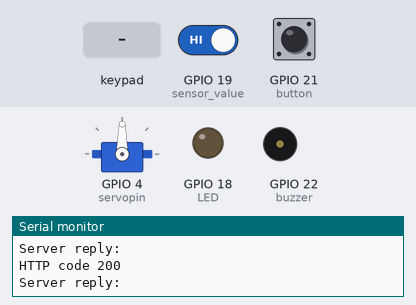
Bench run of a sketch on a simulated ESP32. On the bench: servo, output pins drawn as LEDs (lit = HIGH), buzzer (waves = sounding, pin HIGH), the last lines printed to the serial monitor. The inputs (shaded band) are chosen by the test bench; at power-on: GPIO 19 (sensor_value) HIGH, GPIO 21 (button) LOW. WiFi joins after 1.5 s; servers stay silent unless stated; uploads are accepted with an empty reply; web services answer with replies made up by the test bench.

Above: at 2.7 s.
2.8 s: keypad keys 2 5 8 0 # pressed 0.4 s apart
At 4.47 s:
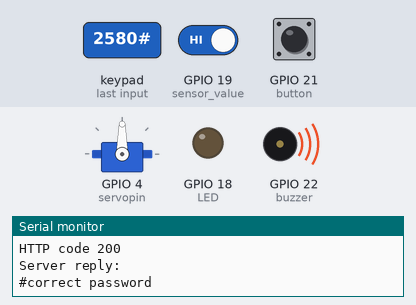
At 5.8 s:
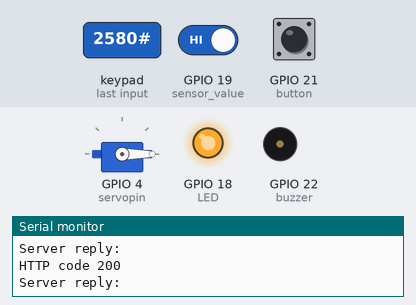
6.3 s: keypad keys 2 5 8 0 # # pressed 0.4 s apart
At 7.98 s:
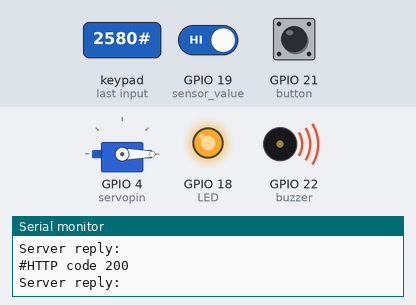
10.2 s: key 'A' pressed
11.7 s: key 'B' pressed
13.2 s: key 'C' pressed
14.7 s: keypad keys 2 5 8 0 # * pressed 0.4 s apart
At 16.2 s:
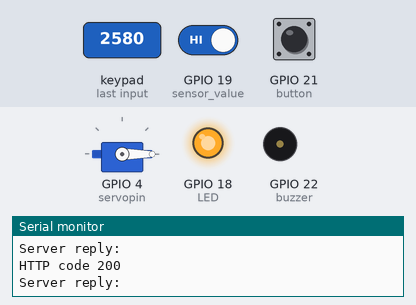
Timing chart, 0 to 18.4 s (numbered marks = the images above; inputs shaded):
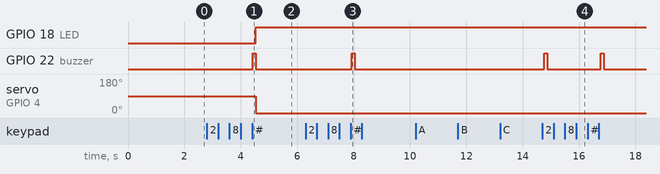

The sketch:

ESP32_code.ino
```cpp
//Libraries
#include <Key.h>
#include <Keypad.h>
#include <ESP32_Servo.h>
#include <HTTPClient.h>
#include <WiFi.h>

//WIFI credentials
const char* ssid = "";          //My wifi
const char* password = "";  //wifi password

//keypad
const byte ROW = 4;  // max no. of ROWS
const byte COLUMN = 4;  // max no. of columns
char keys[ROW][COLUMN] = {  //key arragement on the keypad
  { '1', '2', '3', 'A' },
  { '4', '5', '6', 'B' },
  { '7', '8', '9', 'C' },
  { '*', '0', '#', 'D' }
};
byte RowPins[ROW] = { 13, 14, 27, 26 };  //link to the row
byte ColumnPins[COLUMN] = { 25, 33, 32, 23 };  //link to the column

Keypad keypad = Keypad(makeKeymap(keys), RowPins, ColumnPins, ROW, COLUMN);

//IFTTTWebhook credentials
String key = "";  //IFTTT webhook key
String Eventname1 = "someone_at_door";                       //webhook 1st event name
String Eventname2 = "door_broken";                           //webhook 2nd event name

//Variables
String DOOR_id = "1";                        //if there is need to control more than 1 DOOR
String pass_word;                            //store entered keypad keys
bool keypadset = false;                      //track keypad to open door when right keys are entered
bool reedsensor_trip = false;                //track any changes on the door when locked
String data_to_send = "";                    //string data sent to the webserver using https
unsigned int new_millis, old_millis;         //variables to be used as delay
int refresh_time = 200;                      //delay time in milliseconds
int servopos = 0;                            //track position of servo

//variables to keep timing of pushbutton(debouncing)
unsigned long button_duration = 0;
unsigned long last_button_duration = 0;


//Inputs & outputs
int sensor_value = 19;  //door sensor connected to this pin
int servopin = 4;       //servo motor connected to this pin
int button = 21;        //push button connected to this pin
int button_value = 0;   //variable stores the value of the push button
int LED = 18;           //LED connected to this pin
int buzzer = 22;        //buzzer connected to this pin
int LED_status = 0;     //track LED status

Servo myservo;          //creats an object named myservo

//interrupt on opening door
void IRAM_ATTR isr1() {
  if (servopos == 90) {
    reedsensor_trip = true;
  }
}


//interrupt on pressing push button
void IRAM_ATTR isr2() {
  button_duration = millis();
  if (button_duration - last_button_duration > 250) {
    button_value = 1;
    last_button_duration = button_duration;
  }
}

TaskHandle_t Task1;  // Task handle variable

void codeForTask1(void* parameter) {
  for (;;) {
  char special_key = keypad.getKey();
      if(special_key){
      Serial.print(special_key);
      pass_word += special_key;
       if(pass_word.length() == 5){
         digitalWrite(buzzer, HIGH);
         delay(100);
         digitalWrite(buzzer, LOW);
          if(pass_word == "2580#"){

          Serial.println("correct password");
          myservo.write(0);
          keypadset = true;

          }else{
          Serial.println("wrong password");

         }
          pass_word = "";
        }
      }
        delay(100);   //give time for the other task
    }


}

void setup() {
  delay(10);
  Serial.begin(115200);          // Starting serial connection
  myservo.attach(servopin);      // Connect pin 4 to servo
  pinMode(sensor_value, INPUT);  // Reed switch sensor input
  pinMode(buzzer, OUTPUT);       // buzzer output
  pinMode(LED, OUTPUT);                                                 // LED output
  pinMode(button, INPUT_PULLDOWN);                                      // Pushbutton input pulled down
  attachInterrupt(digitalPinToInterrupt(sensor_value), isr1, FALLING);  // Creating external interruption on pin 19
  attachInterrupt(digitalPinToInterrupt(button), isr2, RISING);         // Creating external interrupt on pin 21

  WiFi.begin(ssid, password);            // begin connecting to WiFi
  Serial.print("Connecting...");         // display on serial monitor when establishing a connection
  while (WiFi.status() != WL_CONNECTED)  // confirm if WiFi is connected
  {
    delay(500);
    Serial.print(".");
  }

  Serial.print("Connected, my IP: ");
  Serial.println(WiFi.localIP());  // display the IP on the serial monitor
  new_millis = millis();        // for delay
  old_millis = new_millis;

  xTaskCreatePinnedToCore(
    codeForTask1, // function for task.
    "Task_1",     // task name.
    1000,         // task size
    NULL,         // task parameter.
    1,            // task priority.
    &Task1,       // track created task.
    0             // Core.
  );
}


void loop() {
  servopos = myservo.read();
  new_millis = millis();  // millis function used in place of delay
  if (new_millis - old_millis > refresh_time) {
    old_millis = new_millis;
    if (WiFi.status() == WL_CONNECTED) {  //Check status of WiFi
      HTTPClient http;                    //a new client is created
      if (reedsensor_trip || keypadset) {               //when door is opened, send messsage "toggle_DOOR"
        data_to_send = "toggle_DOOR=" + DOOR_id;
        digitalWrite(LED, HIGH);                               //turn LED on when door bypassed
        LED_status = 1;                         //keep record that LED is on
        http.begin("https://maker.ifttt.com/trigger/" + Eventname2 + "/with/key/" + key + "?value1=test");  // send a trigger to IFTTTwebghook app
        http.GET();
        http.end();
        reedsensor_trip = false;  //set back to false
        keypadset = false;
      } else {
        data_to_send = "check_DOOR_status=" + DOOR_id;  //If door not open send message "check_DOOR_status"
      }

      if (button_value == 1) {
        data_to_send = "request_access=" + DOOR_id;      //send the 'requesting_access' text whenever the push button is pressed
        http.begin("https://maker.ifttt.com/trigger/" + Eventname1 + "/with/key/" + key + "?value1=test");  // send a trigger to IFTTTwebghook app
        http.GET();
        http.end();
        button_value = 0;  //return this variable back to zero after sending "requesting access message"
      }

      //start webpage connection
      http.begin("https://edranger.000webhostapp.com/esp32_update.php");
      http.addHeader("Content-Type", "application/x-www-form-urlencoded");  //header preparation

      int response_code = http.POST(data_to_send);  //a response code is generated from the http post request

      //a response is received if the code is higher than 0
      if (response_code > 0) {
        Serial.println("HTTP code " + String(response_code));  //Printing the code on serial monitor

        if (response_code == 200) {                 //200,successful
          String responses = http.getString();      //http used to get request to store data from webpage
          Serial.print("Server reply: ");           //display to serial monitor
          Serial.println(responses);

          //whenever the data from webpage is DOOR_is_closed, servo is turned to close door
          if (responses == "DOOR_is_closed") {
            if (LED_status == 1) {
              digitalWrite(LED, LOW);
              LED_status = 0;
            }
            if (servopos == 0) {
              myservo.write(90);
              delay(200); //allow time for servo to open
              digitalWrite(buzzer, HIGH);
              delay(200);
              digitalWrite(buzzer, LOW);
            }
          }
          //If the received data is DOOR_is_open, we set HIGH the DOOR pin
          else if (responses == "DOOR_is_open") {
            if (servopos > 50) {
              myservo.write(0);
              delay(200); //allow time for servo to open
              digitalWrite(buzzer, HIGH);
              delay(100);
              digitalWrite(buzzer, LOW);
            }
          }
        }
      }
      else {
        Serial.print("code Error: ");
        Serial.println(response_code);
      }
      http.end();
    }
    else {
      Serial.println("Experienced Problem with WiFi");
    }
  }
}
```

Measured:
- after the input at 2.8 s, GPIO 18 (LED): LOW → HIGH after 1.7 s; GPIO 22 (buzzer): LOW → HIGH after 1.6 s, → LOW 0.10 s later; servo on GPIO 4 (servopin): 90° → 0° after 1.7 s
- after the input at 6.3 s, GPIO 22 (buzzer): LOW → HIGH after 1.6 s, → LOW 0.10 s later
- after the input at 14.7 s, GPIO 22 (buzzer): alternates HIGH for 0.10 s and LOW for 1.9 s, starting after 0.07 s
